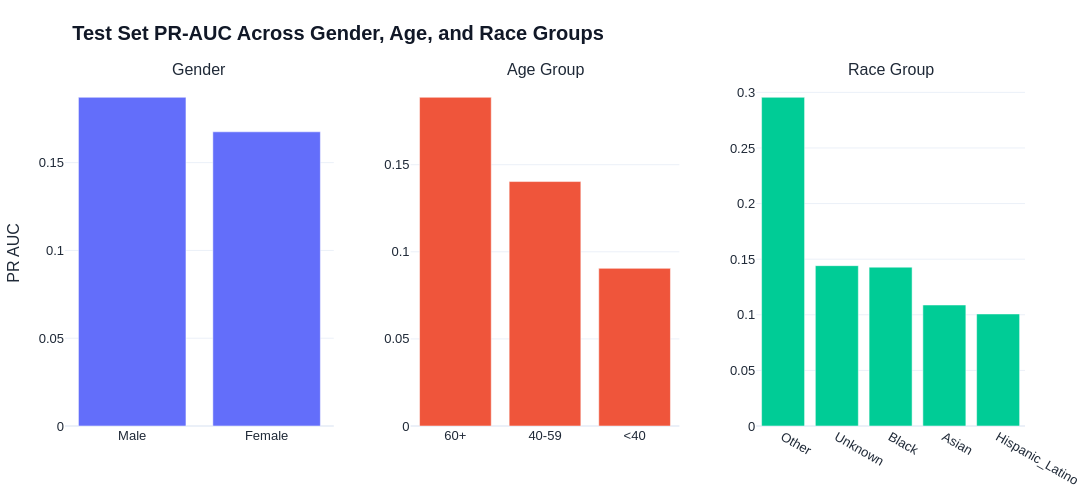

This figure's notebook cell:
### Code cell
plot_fairness_subplots_plotly(
    test_gender_metrics,
    test_age_metrics,
    test_race_metrics,
    metric="pr_auc",
    title="             Test Set PR-AUC Across Gender, Age, and Race Groups",
    filename="test_pr_auc_fairness_subplots.html"
)

### Figure 1 — Plotly figure (JSON) as saved in the notebook; plotly's stock layout.template omitted (floating-point values rounded to 4 significant figures)
{"data": [{"name": "Gender", "type": "bar", "x": ["Male", "Female"], "xaxis": "x", "y": [0.1872, 0.1676], "yaxis": "y"}, {"name": "Age Group", "type": "bar", "x": ["60+", "40-59", "<40"], "xaxis": "x2", "y": [0.1887, 0.1403, 0.0905], "yaxis": "y2"}, {"name": "Race Group", "type": "bar", "x": ["Other", "Unknown", "Black", "Asian", "Hispanic_Latino"], "xaxis": "x3", "y": [0.2956, 0.1442, 0.1428, 0.1088, 0.1007], "yaxis": "y3"}], "layout": {"annotations": [{"font": {"size": 16}, "showarrow": false, "text": "Gender", "x": 0.14, "xanchor": "center", "xref": "paper", "y": 1, "yanchor": "bottom", "yref": "paper"}, {"font": {"size": 16}, "showarrow": false, "text": "Age Group", "x": 0.5, "xanchor": "center", "xref": "paper", "y": 1, "yanchor": "bottom", "yref": "paper"}, {"font": {"size": 16}, "showarrow": false, "text": "Race Group", "x": 0.86, "xanchor": "center", "xref": "paper", "y": 1, "yanchor": "bottom", "yref": "paper"}], "font": {"color": "#1F2937", "family": "Arial", "size": 13}, "height": 500, "legend": {"title": {"text": "Outcome"}}, "margin": {"b": 50, "l": 50, "r": 40, "t": 80}, "paper_bgcolor": "white", "plot_bgcolor": "white", "showlegend": false, "title": {"font": {"color": "#111827", "size": 20}, "text": "<b>             Test Set PR-AUC Across Gender, Age, and Race Groups</b>", "x": 0, "xanchor": "left"}, "width": 1200, "xaxis": {"anchor": "y", "domain": [0, 0.28], "tickangle": 0}, "xaxis2": {"anchor": "y2", "domain": [0.36, 0.64], "tickangle": 0}, "xaxis3": {"anchor": "y3", "domain": [0.72, 1], "tickangle": 30}, "yaxis": {"anchor": "x", "domain": [0, 1], "title": {"text": "PR AUC"}}, "yaxis2": {"anchor": "x2", "domain": [0, 1], "title": {"text": ""}}, "yaxis3": {"anchor": "x3", "domain": [0, 1], "title": {"text": ""}}}}
